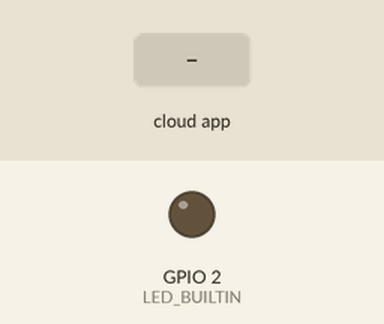
Simulated run of this sketch. Board: ESP32. Shown: output pins drawn as LEDs (lit = HIGH). Inputs (shaded band) come from the test bench. The RemoteXY app is connected.

Above: at 1.2 s.
1.3 s: the phone or cloud app sets StartStop to 1
At 1.7 s:
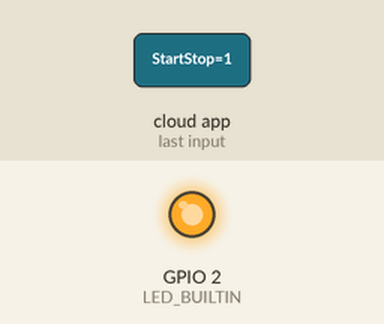
2.8 s: the phone or cloud app sets StartStop to 0
At 4.1 s:
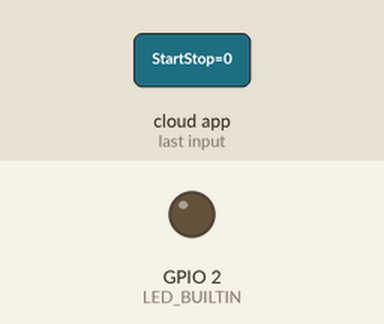
Timing chart, 0 to 5.8 s (numbered marks = the images above; inputs shaded):
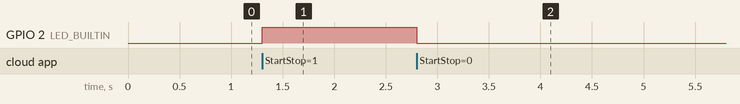

Measured:
- after the input at 1.3 s, GPIO 2 (LED_BUILTIN): LOW → HIGH at once
- after the input at 2.8 s, GPIO 2 (LED_BUILTIN): HIGH → LOW at once

The sketch:

WIRELESSCOMM.ino
```cpp
// (licence header left out)
//////////////////////////////////////////////
//        RemoteXY include library          //
//////////////////////////////////////////////

// you can enable debug logging to Serial at 115200
//#define REMOTEXY__DEBUGLOG

// RemoteXY select connection mode and include library
#define REMOTEXY_MODE__ESP32CORE_BLE

#include <BLEDevice.h>

// RemoteXY connection settings
#define REMOTEXY_BLUETOOTH_NAME "RemoteXY"


#include <RemoteXY.h>

// RemoteXY GUI configuration
#pragma pack(push, 1)
uint8_t RemoteXY_CONF[] =   // 101 bytes
{ 255, 13, 0, 0, 0, 94, 0, 18, 0, 0, 0, 31, 1, 106, 200, 1, 1, 7, 0, 129,
  7, 3, 15, 12, 64, 17, 75, 112, 0, 129, 8, 31, 11, 12, 64, 17, 75, 105, 0, 129,
  8, 59, 15, 12, 64, 17, 75, 100, 0, 7, 7, 16, 40, 10, 108, 64, 2, 26, 2, 2,
  7, 8, 43, 40, 10, 108, 64, 2, 26, 2, 2, 7, 8, 71, 40, 10, 108, 64, 2, 26,
  2, 2, 1, 16, 121, 75, 75, 0, 2, 31, 115, 116, 97, 114, 116, 45, 115, 116, 111, 112,
  0
};

// this structure defines all the variables and events of your control interface
struct {

  // input variables
  float ValueProp;
  float ValueInt;
  float ValueDif;
  uint8_t StartStop; // =1 if button pressed, else =0

  // other variable
  uint8_t connect_flag;  // =1 if wire connected, else =0

} RemoteXY;
#pragma pack(pop)

/////////////////////////////////////////////
//           END RemoteXY include          //
/////////////////////////////////////////////


void setup()
{
  RemoteXY_Init ();


  // TODO you setup code
  pinMode(LED_BUILTIN, OUTPUT);
}

void loop()
{
  RemoteXY_Handler ();


  // TODO you loop code
  // use the RemoteXY structure for data transfer
  // do not call delay(), use instead RemoteXY_delay()
  if (RemoteXY.StartStop == 1) {
    digitalWrite(LED_BUILTIN, HIGH);
  } else {
    digitalWrite(LED_BUILTIN, LOW);
  }
}
```
